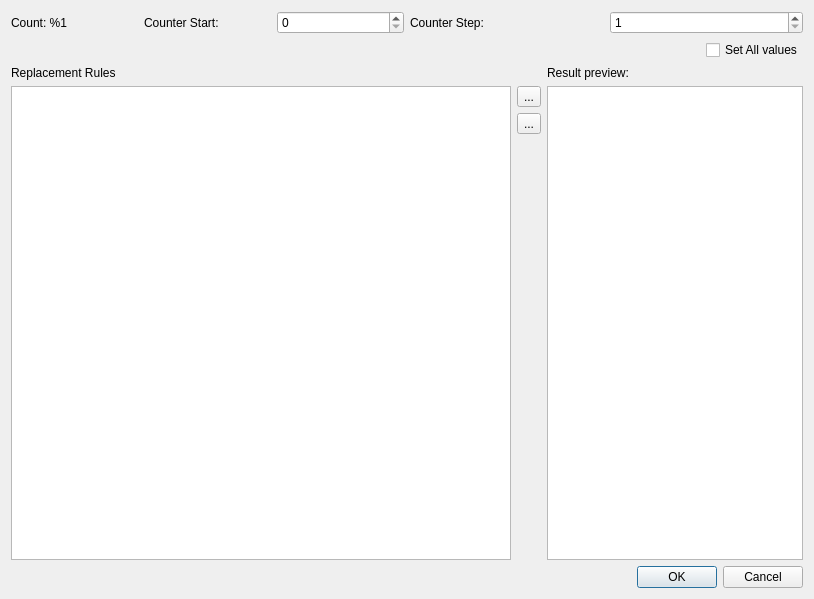
<?xml version="1.0" encoding="UTF-8"?>
<ui version="4.0">
 <class>AutoFillerDialog</class>
 <widget class="QDialog" name="AutoFillerDialog">
  <property name="geometry">
   <rect>
    <x>0</x>
    <y>0</y>
    <width>814</width>
    <height>599</height>
   </rect>
  </property>
  <property name="windowTitle">
   <string>Filler Assistant Dialog</string>
  </property>
  <property name="windowIcon">
   <iconset resource="../../../resources/rcse/rcse_resources.qrc">
    <normaloff>:/logo/symbol2.png</normaloff>:/logo/symbol2.png</iconset>
  </property>
  <layout class="QVBoxLayout" name="verticalLayout_4">
   <item>
    <layout class="QHBoxLayout" name="horizontalLayout_7">
     <item>
      <layout class="QHBoxLayout" name="horizontalLayout_5">
       <item>
        <widget class="QLabel" name="m_countLabel">
         <property name="text">
          <string>Count: %1</string>
         </property>
        </widget>
       </item>
       <item>
        <widget class="QLabel" name="label_4">
         <property name="text">
          <string>Counter Start:</string>
         </property>
        </widget>
       </item>
       <item>
        <widget class="QSpinBox" name="m_startCounter"/>
       </item>
      </layout>
     </item>
     <item>
      <layout class="QHBoxLayout" name="horizontalLayout_4">
       <item>
        <widget class="QLabel" name="label_5">
         <property name="text">
          <string>Counter Step:</string>
         </property>
        </widget>
       </item>
       <item>
        <widget class="QSpinBox" name="m_counterStep">
         <property name="minimum">
          <number>1</number>
         </property>
        </widget>
       </item>
      </layout>
     </item>
    </layout>
   </item>
   <item>
    <layout class="QHBoxLayout" name="horizontalLayout_9">
     <item>
      <spacer name="horizontalSpacer">
       <property name="orientation">
        <enum>Qt::Orientation::Horizontal</enum>
       </property>
       <property name="sizeHint" stdset="0">
        <size>
         <width>40</width>
         <height>20</height>
        </size>
       </property>
      </spacer>
     </item>
     <item>
      <widget class="QCheckBox" name="m_allvalues">
       <property name="text">
        <string>Set All values</string>
       </property>
      </widget>
     </item>
    </layout>
   </item>
   <item>
    <layout class="QHBoxLayout" name="horizontalLayout_8" stretch="1,0">
     <item>
      <layout class="QVBoxLayout" name="verticalLayout_3">
       <item>
        <widget class="QLabel" name="label_3">
         <property name="text">
          <string>Replacement Rules</string>
         </property>
        </widget>
       </item>
       <item>
        <layout class="QHBoxLayout" name="horizontalLayout_3">
         <item>
          <widget class="QListWidget" name="m_rules"/>
         </item>
         <item>
          <layout class="QVBoxLayout" name="verticalLayout_2">
           <item>
            <widget class="QToolButton" name="m_addBtn">
             <property name="text">
              <string>...</string>
             </property>
            </widget>
           </item>
           <item>
            <widget class="QToolButton" name="m_removeBtn">
             <property name="text">
              <string>...</string>
             </property>
            </widget>
           </item>
           <item>
            <spacer name="verticalSpacer">
             <property name="orientation">
              <enum>Qt::Orientation::Vertical</enum>
             </property>
             <property name="sizeHint" stdset="0">
              <size>
               <width>20</width>
               <height>40</height>
              </size>
             </property>
            </spacer>
           </item>
          </layout>
         </item>
        </layout>
       </item>
      </layout>
     </item>
     <item>
      <layout class="QVBoxLayout" name="verticalLayout">
       <item>
        <widget class="QLabel" name="label_6">
         <property name="text">
          <string>Result preview:</string>
         </property>
        </widget>
       </item>
       <item>
        <widget class="QTextEdit" name="m_preview">
         <property name="readOnly">
          <bool>true</bool>
         </property>
        </widget>
       </item>
      </layout>
     </item>
    </layout>
   </item>
   <item>
    <widget class="QDialogButtonBox" name="buttonBox">
     <property name="orientation">
      <enum>Qt::Orientation::Horizontal</enum>
     </property>
     <property name="standardButtons">
      <set>QDialogButtonBox::StandardButton::Cancel|QDialogButtonBox::StandardButton::Ok</set>
     </property>
    </widget>
   </item>
  </layout>
  <action name="actionAdd">
   <property name="icon">
    <iconset resource="../../../resources/rcse/rcse_resources.qrc">
     <normaloff>:/rcstyle/add_round.png</normaloff>:/rcstyle/add_round.png</iconset>
   </property>
   <property name="text">
    <string>Add</string>
   </property>
   <property name="menuRole">
    <enum>QAction::MenuRole::NoRole</enum>
   </property>
  </action>
  <action name="actionRemove">
   <property name="icon">
    <iconset resource="../../../resources/rcse/rcse_resources.qrc">
     <normaloff>:/rcstyle/delete.png</normaloff>:/rcstyle/delete.png</iconset>
   </property>
   <property name="text">
    <string>Remove</string>
   </property>
   <property name="menuRole">
    <enum>QAction::MenuRole::NoRole</enum>
   </property>
  </action>
 </widget>
 <resources>
  <include location="../../../resources/rcse/rcse_resources.qrc"/>
 </resources>
 <connections>
  <connection>
   <sender>buttonBox</sender>
   <signal>accepted()</signal>
   <receiver>AutoFillerDialog</receiver>
   <slot>accept()</slot>
   <hints>
    <hint type="sourcelabel">
     <x>257</x>
     <y>589</y>
    </hint>
    <hint type="destinationlabel">
     <x>157</x>
     <y>274</y>
    </hint>
   </hints>
  </connection>
  <connection>
   <sender>buttonBox</sender>
   <signal>rejected()</signal>
   <receiver>AutoFillerDialog</receiver>
   <slot>reject()</slot>
   <hints>
    <hint type="sourcelabel">
     <x>325</x>
     <y>589</y>
    </hint>
    <hint type="destinationlabel">
     <x>286</x>
     <y>274</y>
    </hint>
   </hints>
  </connection>
 </connections>
</ui>
